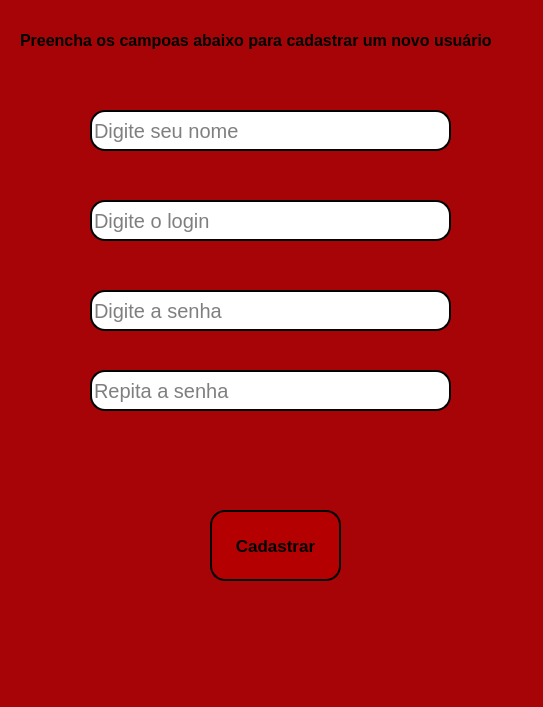
<?xml version="1.0" encoding="UTF-8"?>
<ui version="4.0">
 <class>MainWindow</class>
 <widget class="QMainWindow" name="MainWindow">
  <property name="geometry">
   <rect>
    <x>0</x>
    <y>0</y>
    <width>543</width>
    <height>707</height>
   </rect>
  </property>
  <property name="windowTitle">
   <string>MainWindow</string>
  </property>
  <property name="styleSheet">
   <string notr="true">background-color: rgb(166, 4, 7);</string>
  </property>
  <widget class="QWidget" name="centralwidget">
   <widget class="QLineEdit" name="lineEdit">
    <property name="geometry">
     <rect>
      <x>90</x>
      <y>110</y>
      <width>361</width>
      <height>41</height>
     </rect>
    </property>
    <property name="font">
     <font>
      <pointsize>15</pointsize>
     </font>
    </property>
    <property name="styleSheet">
     <string notr="true">background-color: rgb(255, 255, 255);
border-radius: 15px;
border-style: outset;
border-width: 2px</string>
    </property>
    <property name="text">
     <string/>
    </property>
    <property name="placeholderText">
     <string>Digite seu nome</string>
    </property>
   </widget>
   <widget class="QLineEdit" name="lineEdit_2">
    <property name="geometry">
     <rect>
      <x>90</x>
      <y>200</y>
      <width>361</width>
      <height>41</height>
     </rect>
    </property>
    <property name="font">
     <font>
      <pointsize>15</pointsize>
     </font>
    </property>
    <property name="styleSheet">
     <string notr="true">background-color: rgb(255, 255, 255);
border-radius: 15px;
border-style: outset;
border-width: 2px</string>
    </property>
    <property name="text">
     <string/>
    </property>
    <property name="placeholderText">
     <string>Digite o login</string>
    </property>
   </widget>
   <widget class="QLineEdit" name="lineEdit_3">
    <property name="geometry">
     <rect>
      <x>90</x>
      <y>290</y>
      <width>361</width>
      <height>41</height>
     </rect>
    </property>
    <property name="font">
     <font>
      <pointsize>15</pointsize>
     </font>
    </property>
    <property name="styleSheet">
     <string notr="true">background-color: rgb(255, 255, 255);
border-radius: 15px;
border-style: outset;
border-width: 2px</string>
    </property>
    <property name="text">
     <string/>
    </property>
    <property name="echoMode">
     <enum>QLineEdit::Password</enum>
    </property>
    <property name="placeholderText">
     <string>Digite a senha</string>
    </property>
   </widget>
   <widget class="QLineEdit" name="lineEdit_4">
    <property name="geometry">
     <rect>
      <x>90</x>
      <y>370</y>
      <width>361</width>
      <height>41</height>
     </rect>
    </property>
    <property name="font">
     <font>
      <pointsize>15</pointsize>
     </font>
    </property>
    <property name="styleSheet">
     <string notr="true">background-color: rgb(255, 255, 255);
border-radius: 15px;
border-style: outset;
border-width: 2px</string>
    </property>
    <property name="text">
     <string/>
    </property>
    <property name="echoMode">
     <enum>QLineEdit::Password</enum>
    </property>
    <property name="placeholderText">
     <string>Repita a senha</string>
    </property>
   </widget>
   <widget class="QLabel" name="label">
    <property name="geometry">
     <rect>
      <x>20</x>
      <y>30</y>
      <width>511</width>
      <height>20</height>
     </rect>
    </property>
    <property name="font">
     <font>
      <pointsize>12</pointsize>
      <weight>75</weight>
      <bold>true</bold>
     </font>
    </property>
    <property name="text">
     <string>Preencha os campoas abaixo para cadastrar um novo usuário</string>
    </property>
   </widget>
   <widget class="QPushButton" name="pushButton">
    <property name="geometry">
     <rect>
      <x>210</x>
      <y>510</y>
      <width>131</width>
      <height>71</height>
     </rect>
    </property>
    <property name="font">
     <font>
      <pointsize>13</pointsize>
      <weight>75</weight>
      <bold>true</bold>
     </font>
    </property>
    <property name="styleSheet">
     <string notr="true">border-radius: 15px;
background-color: rgb(180, 0, 0);
border-style: outset;
border-width: 2px;
border-color: black;</string>
    </property>
    <property name="text">
     <string>Cadastrar</string>
    </property>
   </widget>
  </widget>
  <widget class="QMenuBar" name="menubar">
   <property name="geometry">
    <rect>
     <x>0</x>
     <y>0</y>
     <width>543</width>
     <height>21</height>
    </rect>
   </property>
  </widget>
  <widget class="QStatusBar" name="statusbar"/>
 </widget>
 <resources/>
 <connections/>
</ui>
